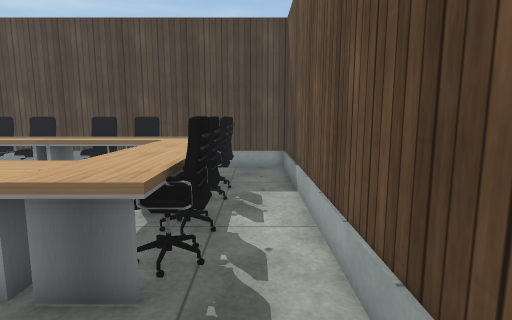
view 1 (above)

23 first-person views from a walk through a 3-D level made in the Unity game engine. The camera is 1.3 m above the floor, tilts 8° down and sees 80° across. The floor is counted in squares, 0.5 m on a side. Each view is taken from the middle of a square. On the plan, view 1 faces up. The plan holds only what a view shows up to about 20 squares ahead; the rest is blank. The place goes on beyond the plan. The player character is not drawn. Some animated figures are left out. Door leaves are left out, so doorways stand open. Some surface patterns are stand-ins.

view 2
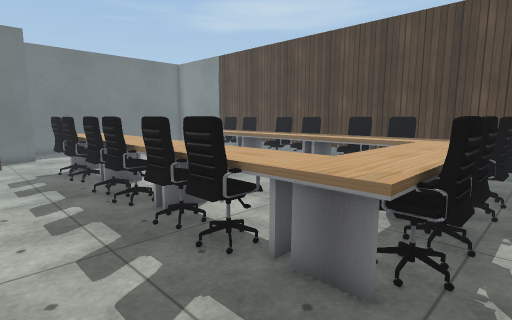

view 3
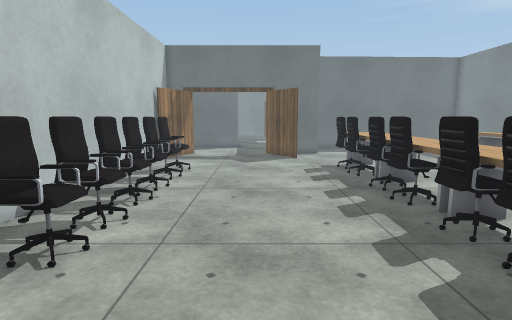

view 4
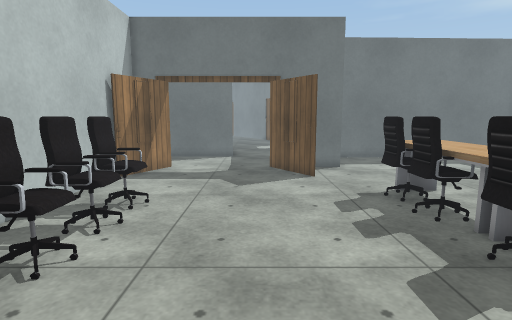

view 5
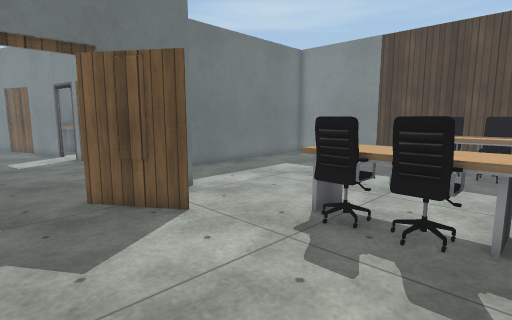

view 6
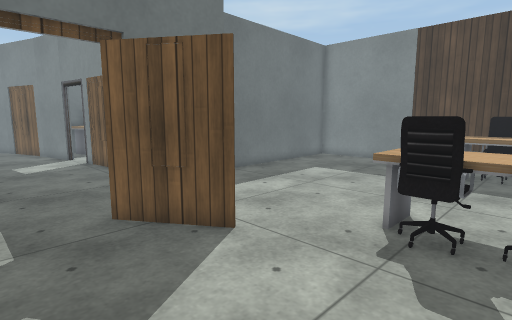

view 7
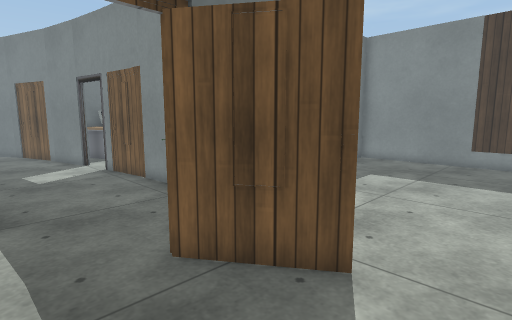

view 8
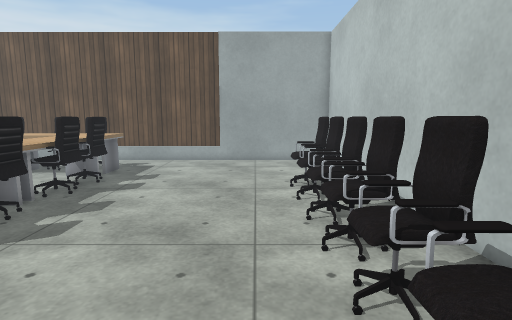

view 9
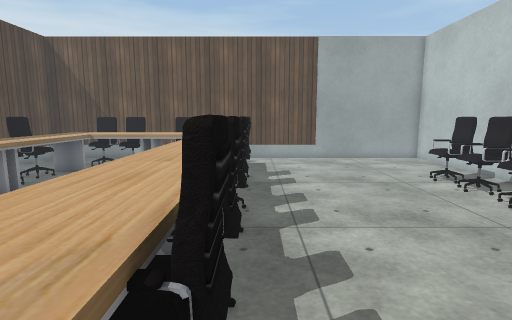

view 10
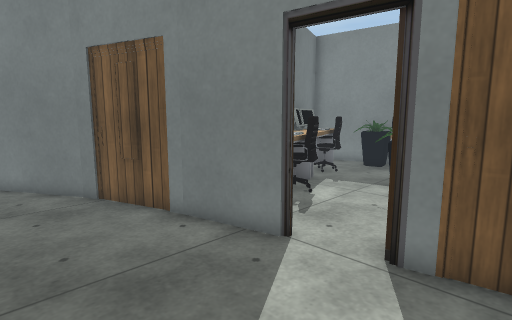

view 11
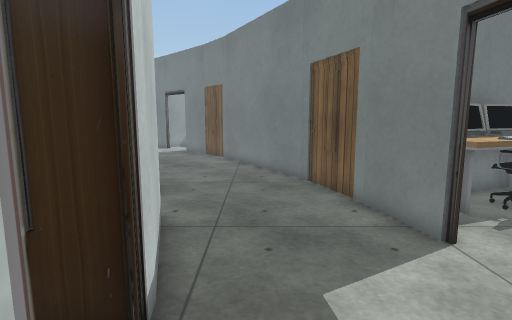

view 12
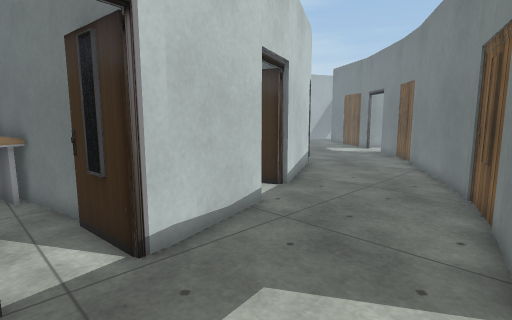

view 13
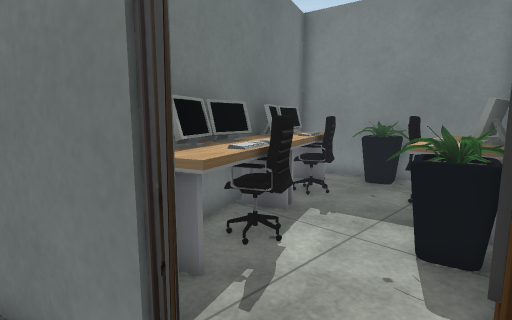

view 14
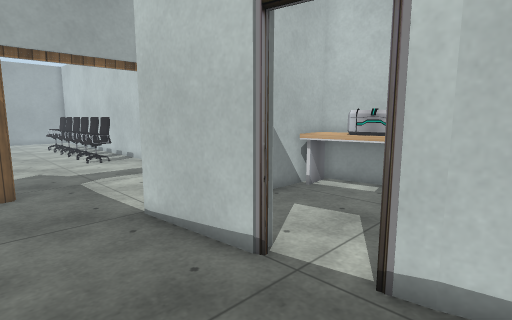

view 15
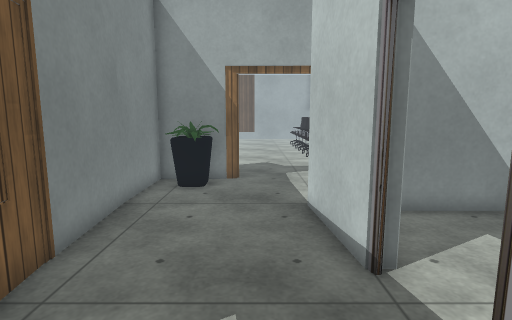

view 16
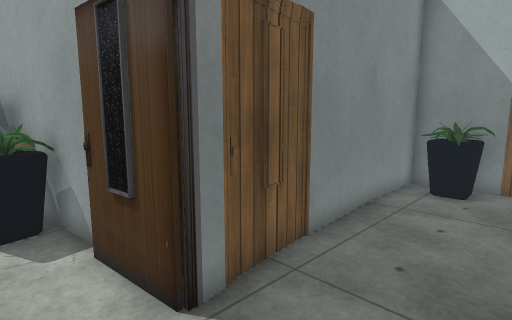

view 17
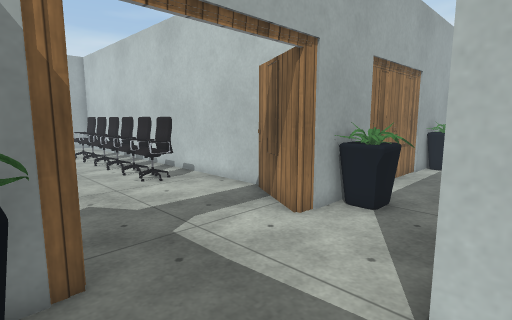

view 18
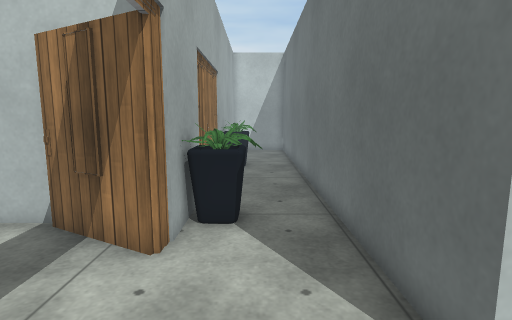

view 19
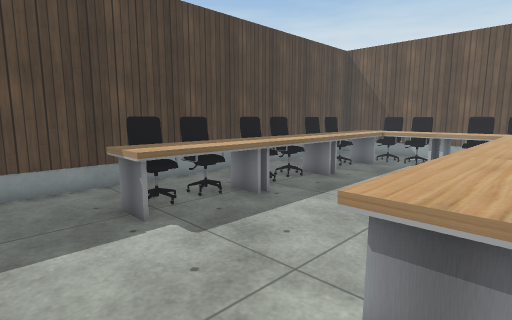

view 20
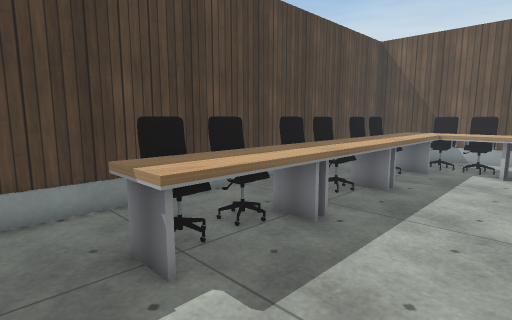

view 21
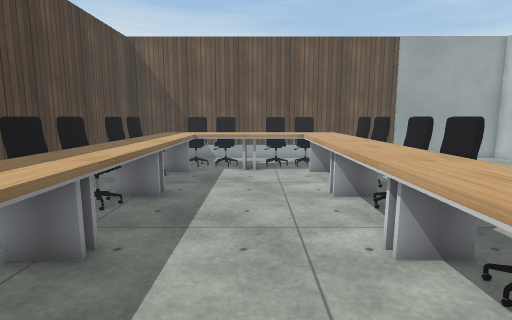

view 22
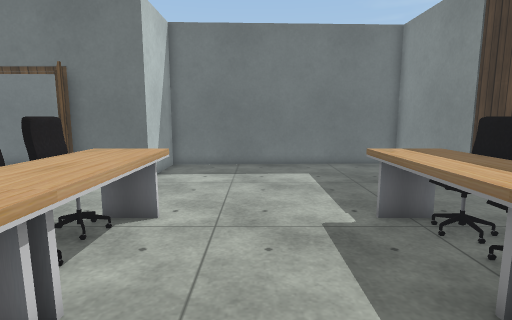

view 23
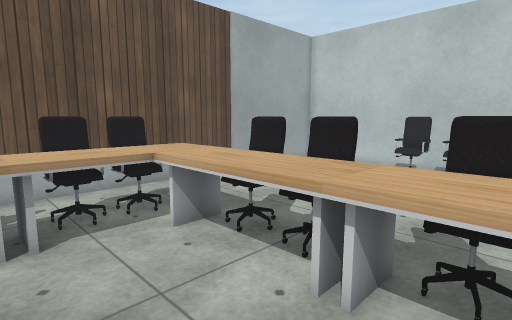

### Floor plan
Key: @ floor where view 1 was taken; # wall or solid block; . floor; ^ raised ledge; C chair; P plant; K keyboard; O other object.
Columns run from 47 left of view 1 to 2 right of it. Each row starts with its distance up from view 1.
 16                      #############################
 15                      #...........................#
 14      #########       #...........................#
 13      #..PP. ^#       #........^CCCCCCCC^CCCC^ ...#
 12      #^^...^^#       #........^^^^^^^^^^^^^^^^C..#
 11      ##^C..CO#       #........^^^^^^^^^^^^^^^^C..#
 10       #^OC.CO#       #......................^^C..#
  9       ##O.. ^##      #......................^^C..#
  8       ##^^..P.#      #......................^^...#
  7        #^^....#      #......................^^C..#
  6        ##KC...#      #.........^^^^^^^^^^^^^^^C..#
  5        ##K....#      #........^^^^^^^^^^^^^^^^C..#
  4         #^^...#      #........^CCCCCCCC^CCCC^^...#
  3         #^....############.....CCC..CCC.CCC......#
  2         # ##..##.......PP#.......................#
  1       #####............PP####....................#
  0     ###..................##....................@.#
 -1   ###........................................... #
 -2  ##............................................. #
 -3 ##...............#####..........................#
 -4 ...........#####....##..........C.C.C.CCCCC.....#
 -5 ...........#   #....##.........CCCCCCCCCCCC.....#
 -6 ......###.     #....##...###....C.C.CCCCCC .....#
 -7 ....###        #....##..P########################
 -8 ...##          #... ##..P#
 -9 ..             #^.O^^#...#
-10 #              #^OO^##...#

Positions as (right, up) in squares from view 1, and headings:
1: (0, 0), facing up
2: (0, 0), facing up-left
3: (0, -1), facing left
4: (-6, -1), facing left
5: (-12, -3), facing up-left
6: (-14, -3), facing up-left
7: (-17, -3), facing up-left
8: (-17, -3), facing right
9: (-18, 3), facing right
10: (-31, -3), facing up-left
11: (-29, -2), facing left
12: (-30, 2), facing down-left
13: (-33, 1), facing up-left
14: (-34, 1), facing down-right
15: (-35, -1), facing right
16: (-35, -1), facing up-right
17: (-27, 1), facing down-right
18: (-24, 0), facing down
19: (-20, 4), facing up-right
20: (-19, 7), facing up-right
21: (-18, 8), facing right
22: (-9, 8), facing left
23: (-10, 9), facing down-right
